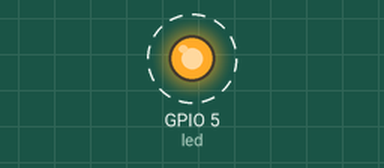
Simulated run of this program. Board: ESP32 board running MicroPython. Parts: output pins drawn as LEDs (lit = HIGH). Dashed ring = blinking. What the program prints to the serial console is not drawn.

Above: at 0.2 s.
Timing chart, 0 to 3.0 s (numbered marks = the images above):
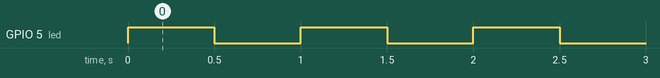

Measured:
- by itself, GPIO 5 (led): alternates HIGH for 0.50 s and LOW for 0.50 s

The program:

led.py
```python
# 1. import statements
import machine
import time

# 2. functions and variables
# Define the pin where the LED is connected
led = machine.Pin(5, machine.Pin.OUT)

print("Starting blink loop... Press Ctrl+C to stop.")

# 3. main loop
try:
    while True:
        led.value(1)    # Turn LED on
        time.sleep(0.5) # Wait for 500ms
        led.value(0)    # Turn LED off
        time.sleep(0.5) # Wait for 500ms

except KeyboardInterrupt:
    # Clean up: turn off LED when exiting
    led.value(0)
    print("Blink stopped.")
```
